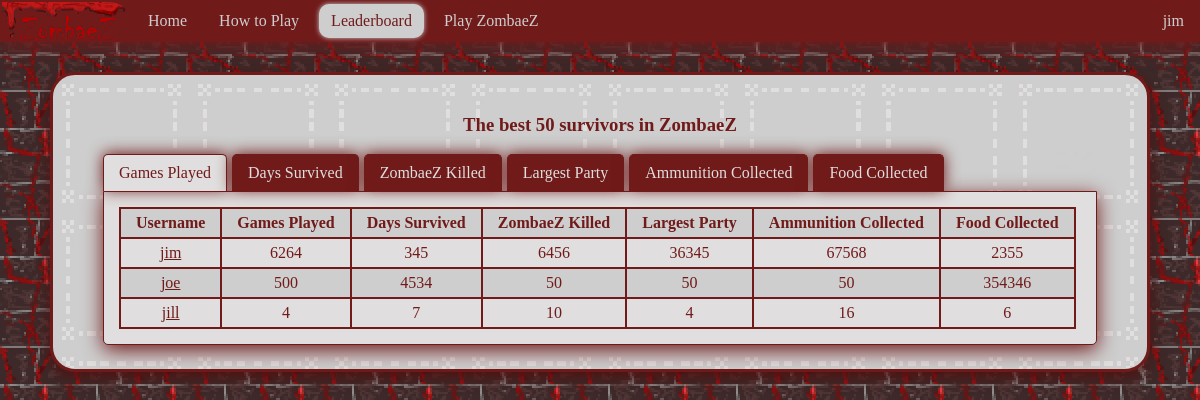
Screenshot of /zombaez/leaderboards/ (signed in) with the database file from the repository.
### zombaez/models.py (models this page shows, shortened)
class User(models.Model):
    username = models.CharField(max_length=128, unique=True)
    user = models.OneToOneField(DjangoUser, on_delete=models.CASCADE, default=1)
    zombies_killed = models.IntegerField(default=0)
    total_games_played = models.IntegerField(default=0)
    total_ammo_collected = models.IntegerField(default=0)
    largest_party_size = models.IntegerField(default=0)
    total_food_collected = models.IntegerField(default=0)
    total_days_survived = models.IntegerField(default=0)
    avatar = models.ImageField(upload_to='profile_images', default = "profile_images/zombae.jpg")

### zombaez/views.py (the view)
def leaderboards(request):
    context_dict = {"total_games_played":User.objects.order_by("-total_games_played")[:10]}
    context_dict["total_ammo_collected"] = User.objects.order_by("-total_ammo_collected")[:10]
    context_dict["total_food_collected"] = User.objects.order_by("-total_food_collected")[:10]
    context_dict["total_days_survived"] = User.objects.order_by("-total_days_survived")[:10]
    context_dict["largest_party_size"] = User.objects.order_by("-largest_party_size")[:10]
    context_dict["zombies_killed"] = User.objects.order_by("-zombies_killed")[:10]
    return render(request, 'zombaez/leaderboards.html', context_dict)

### templates/zombaez/leaderboards.html (shortened to what this page needs)
{% extends 'zombaez/base.html' %}
{% load staticfiles %}
{% block head_block %}
	<link rel="stylesheet" href="{% static "styles/leaderboards.css"%}" type="text/css" />
{% endblock %}
{% block body_block %}
<h3>The best 50 survivors in ZombaeZ</h3>
<div class="tabs">
    <ul class="tab-links">
        <li class="active"><a href="#tab1">Games Played</a></li>
        <li><a href="#tab2">Days Survived</a></li>
        <li><a href="#tab3">ZombaeZ Killed</a></li>
        <li><a href="#tab4">Largest Party</a></li>
		<li><a href="#tab5">Ammunition Collected</a></li>
		<li><a href="#tab6">Food Collected</a></li>
    </ul>
    <div class="tab-content">
        <div id="tab1" class="tab active">
            <table>
			<tr>
				<th>Username</th>
				<th>Games Played</th>
				<th>Days Survived</th>
				<th>ZombaeZ Killed</th>
				<th>Largest Party</th>
				<th>Ammunition Collected</th>
				<th>Food Collected</th>
			</tr>
			{% for player in total_games_played %}
			<tr>
				<td><a href="/zombaez/view_profile/{{player.username}}">{{player.username}}</a></td>
				<td>{{player.total_games_played}}</td>
				<td>{{player.total_days_survived}}</td>
				<td>{{player.zombies_killed}}</td>
				<td>{{player.largest_party_size}}</td>
				<td>{{player.total_ammo_collected}}</td>
				<td>{{player.total_food_collected}}</td>
			</tr>
			{% endfor %}
			</table>
        </div>
    </div>
</div>
{% endblock %}

### templates/zombaez/base.html (shortened to what this page needs)
{% load staticfiles %}
<!DOCTYPE html>
<html>
	<head>
		<link rel="stylesheet" href="{% static "styles/base.css"%}" type="text/css" />
		{% block head_block %}{% endblock %}
	</head>
	<body>
			<ul id="nav_bar">
				<li id="logoItem" ><img class="logo" src="{% static "images/zombaez.png" %}" alt="ZombaeZ logo"/>
				<li><a id="nav1" href="{% url 'home' %}">Home</a></li>
				<li><a id="nav2" href="{% url 'how_to_play' %}">How to Play</a></li>
				<li><a id="nav3" href="{% url 'leaderboards' %}">Leaderboard</a></li>
				{% if user.is_authenticated %}
				<li><a id="nav4" href="{% url 'play' %}">Play ZombaeZ</a></li>
				<li class="right drop_down"><a>{{user.username}}</a>
				</li>
				{% else %}
				<li class="right"><a href="{% url 'auth_login' %}?next={{ request.get_full_path|urlencode }}">Log In/Register</a><li>
				{% endif %}
			</ul>
		<div id="content">
            {% block body_block %}{% endblock %}
        </div>
	</body>
</html>

### static/styles/base.css (style rules this page uses)
body { margin:0; padding:0; background-image: url("../images/background.png"); min-width:1052px; }
#nav_bar { list-style-type: none; height: 42px; margin:0; padding:0; background-color: #701A1A; box-shadow: 0px 5px 20px #701A1A; }
#logoItem { margin:0; padding:0; border-top-right-radius:20px; overflow:hidden; }
.logo { width:128px; height:42px; }
#nav_bar li { margin:2px; height: 38px; float: left; color: #878484; }
#nav_bar li a { margin:2px; display: block; padding: 8px 12px; color:#CECECE; }
#nav_bar li a:link { text-decoration: none; }
#nav_bar a.active { background-color: #CECECE; color: #701A1A; border-radius:10px; box-shadow: 0px 0px 5px #CECECE; }
#nav_bar li.right { float: right; }
.drop_down a { text-align: right; }
#content { background-image: url("../images/content_background.png"); image-rendering: pixelated; background-size: 12.5%; position:relative; top: 10px; margin:20px 50px; padding:20px 50px; border-style:solid; border-radius: 25px; border-color: #701A1A; box-shadow: 0px 5px 15px #521111; color: #701A1A; text-align:center; }

### static/styles/leaderboards.css (style rules this page uses)
table, tr, td, th { text-align:center; padding:5px 15px; border-style:solid; border-width:2px; border-color: #701A1A; border-collapse: collapse; }
tr:nth-child(even) { background-color: #E0DEDE; }
tr:nth-child(odd) { background-color: #CECECE; }
td a { padding: 2px; color: #701A1A; }
.tabs { width:100%; display:inline-block; }
.tab-links:after { display:block; clear:both; content:''; }
.tab-links li { margin:0px 5px 0px 0px; float:left; list-style:none; }
.tab-links { margin:0; padding:0; }
.tab-links a { padding:9px 15px; display:inline-block; border-style:solid; border-top-width:1px; border-bottom-width:0px; border-right-width:1px; border-left-width:1px; border-top-right-radius:5px; border-top-left-radius:5px; border-color:#701A1A; background:#701A1A; color:#E0DEDE; text-decoration:none; box-shadow: 0px -1px 15px #701A1A; transition:all linear 0.15s; }
li.active a, li.active a:hover { background:#E0DEDE; color:#701A1A; }
.tab-content { padding:15px; background:#E0DEDE; border-style:solid; border-width:1px; border-bottom-left-radius:5px; border-bottom-right-radius:5px; border-color:#701A1A; box-shadow: 0px 5px 20px #701A1A }
.tab { display:none; }
.tab.active { display:block; }

### rows the page displays
User: username "jim", total_games_played "6264", total_days_survived "345", zombies_killed "6456", largest_party_size "36345", total_ammo_collected "67568", total_food_collected "2355"
User: username "joe", total_games_played "500", total_days_survived "4534", zombies_killed "50", largest_party_size "50", total_ammo_collected "50", total_food_collected "354346"
User: username "jill", total_games_played "4", total_days_survived "7", zombies_killed "10", largest_party_size "4", total_ammo_collected "16", total_food_collected "6"

### other values shown
{{ user.username }} "jim"
